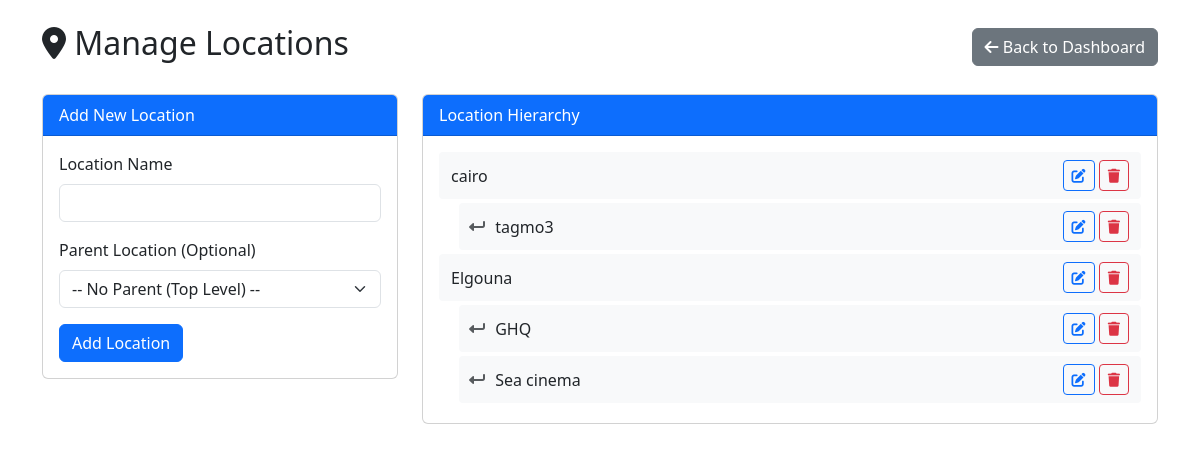
The app's page /locations.php with its own data.
### tables this page shows
CREATE TABLE `locations` (
  `LocationID` int(11) NOT NULL,
  `LocationName` varchar(100) NOT NULL,
  `ParentID` int(10) UNSIGNED DEFAULT NULL
);

### locations.php (the view, shortened to what this page needs)
<?php
include 'db.php';
function getLocationsHierarchy($conn, $parentId = null, $level = 0) {
    $locations = [];
    $sql = "SELECT LocationID, LocationName, ParentID FROM locations ";
    if ($parentId === null) {
        $sql .= "WHERE ParentID IS NULL ";
    } else {
        $sql .= "WHERE ParentID = ? ";
        $stmt = $conn->prepare($sql);
    }
    $sql .= "ORDER BY LocationName";
    $stmt = $conn->prepare($sql);
    if ($parentId !== null) {
        $stmt->bind_param('i', $parentId);
    }
    $stmt->execute();
    $result = $stmt->get_result();
    while ($row = $result->fetch_assoc()) {
        $row['level'] = $level;
        $locations[] = $row;
        $children = getLocationsHierarchy($conn, $row['LocationID'], $level + 1);
        $locations = array_merge($locations, $children);
    }
    return $locations;
}
$locations = getLocationsHierarchy($conn);
$editLocation = null;
?>
<!doctype html>
<html>
<head>
    <link href="https://cdn.jsdelivr.net/npm/bootstrap@5.3.0/dist/css/bootstrap.min.css" rel="stylesheet">
    <link rel="stylesheet" href="https://cdnjs.cloudflare.com/ajax/libs/font-awesome/6.0.0/css/all.min.css">
</head>
<body class="container py-4">
    <div class="d-flex justify-content-between align-items-center mb-4">
        <h2><i class="fas fa-map-marker-alt"></i> Manage Locations</h2>
        <div>
            <a href="index.php" class="btn btn-secondary"><i class="fas fa-arrow-left"></i> Back to Dashboard</a>
        </div>
    </div>
    <div class="row">
        <div class="col-md-4 mb-4">
            <div class="card">
                <div class="card-header bg-primary text-white">
                    <?= $editLocation ? 'Edit Location' : 'Add New Location' ?>
                </div>
                <div class="card-body">
                    <form method="post">
                        <div class="mb-3">
                            <label class="form-label">Location Name</label>
                            <input type="text" name="name" class="form-control" value="<?= htmlspecialchars($editLocation['LocationName'] ?? '') ?>" required>
                        </div>
                        <div class="mb-3">
                            <label class="form-label">Parent Location (Optional)</label>
                            <select name="parent_id" class="form-select">
                                <option value="">-- No Parent (Top Level) --</option>
                            </select>
                        </div>
                        <div class="d-flex justify-content-between">
                            <button type="submit" class="btn btn-primary">
                                <?= $editLocation ? 'Update Location' : 'Add Location' ?>
                            </button>
                        </div>
                    </form>
                </div>
            </div>
        </div>
        <div class="col-md-8">
            <div class="card">
                <div class="card-header bg-primary text-white">
                    Location Hierarchy
                </div>
                <div class="card-body">
                    <?php if (empty($locations)): ?>
                        <p class="text-muted">No locations found. Add your first location using the form.</p>
                    <?php else: ?>
                        <div class="location-tree">
                            <?php foreach ($locations as $loc): ?>
                                <div class="location-item location-level-<?= $loc['level'] ?>">
                                    <div class="location-name">
                                        <?php if ($loc['level'] > 0): ?>
                                            <i class="fas fa-level-down-alt fa-rotate-90 me-2 text-muted"></i>
                                        <?php endif; ?>
                                        <?= htmlspecialchars($loc['LocationName']) ?>
                                    </div>
                                    <div class="location-actions">
                                        <a href="?edit=<?= $loc['LocationID'] ?>" class="btn btn-sm btn-outline-primary">
                                            <i class="fas fa-edit"></i>
                                        </a>
                                        <form method="post" class="d-inline" onsubmit="return confirm('Are you sure you want to delete this location?')">
                                            <button type="submit" class="btn btn-sm btn-outline-danger">
                                                <i class="fas fa-trash"></i>
                                            </button>
                                        </form>
                                    </div>
                                </div>
                            <?php endforeach; ?>
                        </div>
                    <?php endif; ?>
                </div>
            </div>
        </div>
    </div>
</body>
</html>

### locations.php (style rules this page uses)
.location-tree .location-item { padding: 8px 12px; border-radius: 4px; margin-bottom: 4px; background-color: #f8f9fa; display: flex; justify-content: space-between; align-items: center; }
.location-tree .location-name { flex-grow: 1; }
.location-tree .location-actions { white-space: nowrap; }
.location-level-0 { margin-left: 0; }
.location-level-1 { margin-left: 20px; }

### records on screen
locations: LocationName "tagmo3"
locations: LocationName "GHQ"
locations: LocationName "Sea cinema"

### other values on screen
$loc['LocationName'] "cairo"
$loc['LocationName'] "Elgouna"
